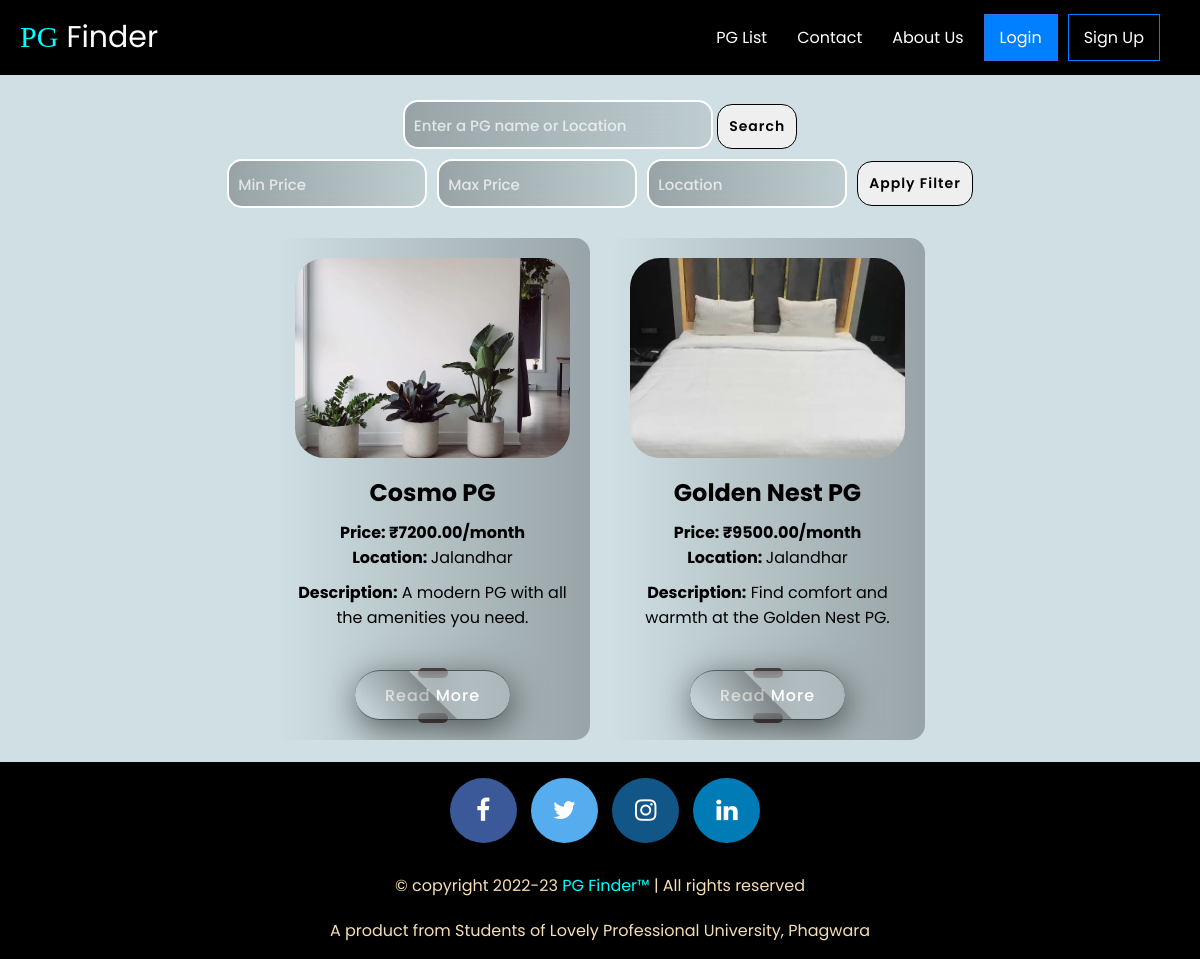
Page /pglist.php?location=Jalandhar on the committed database.
### tables this page shows
CREATE TABLE `pglist` (
  `id` int(11) NOT NULL,
  `name` varchar(255) NOT NULL,
  `price` decimal(10,2) NOT NULL,
  `location` varchar(255) NOT NULL,
  `description` text DEFAULT NULL,
  `image_url` varchar(255) DEFAULT NULL
);

### pglist.php (the view, shortened to what this page needs)
<!DOCTYPE html>
<html lang="en">
<head>
    <?php require "navbar.php" ?>
    <link rel="stylesheet" href="./pglist.css">
</head>
<body>
    <form method="GET">
        <input type="text" id="search" name="search" placeholder="Enter a PG name or Location">
        <input id="button" type="submit" value="Search">
    </form>
    <div class="filter">
        <div>
            <input type="number" id="minPrice" name="minPrice" placeholder="Min Price">
        </div>
        <div>
            <input type="number" id="maxPrice" name="maxPrice" placeholder="Max Price">
        </div>
        <div>
            <input type="text" id="location" name="location" placeholder="Location">
        </div>
        <button id="applyFilter" onclick="applyFilters()">Apply Filter</button>
    </div>
    <?php
    include 'dbconnect.php';
    function prepareData($conn, $data)
    {
        return mysqli_real_escape_string($conn, $data);
    }
    $sql = "SELECT * FROM pglist WHERE 1=1";
    if (!empty($_GET['location'])) {
        $locationQuery = prepareData($conn, $_GET['location']);
        $sql .= " AND location LIKE '%$locationQuery%'";
    }
    $result = $conn->query($sql);
    if ($result->num_rows > 0) {
        echo '<main>';
        while ($row = $result->fetch_assoc()) {
            echo '<div class="pg-card">';
            echo '<div class = "image-card">';
            echo '<img src="' . $row['image_url'] . '" alt="' . $row['name'] . '">';
            echo '</div>';
            echo '<h2>' . $row['name'] . '</h2>';
            echo '<p class="price">Price: ₹' . $row['price'] . '/month</p>';
            echo '<p class="location"><b>Location: </b>' . $row['location'] . '</p>';
            echo '<p class="desc"><b>Description:</b> ' . $row['description'] . '</p>';
            echo '<div class="read-more" onclick="openPopupteam()"><a href="#">Read More</a></div>';
            echo '</div>';
        }
        echo '</main>';
    } else {
        echo '<div class="center-div">';
        echo '<h3>No PG listings found.</h3>';
        echo '</div>';
    }
    ?>
    <?php require 'footer.php'; ?>
</body>
</html>

### navbar.css (style rules this page uses)
* { box-sizing: border-box; margin: 0px; font-family: "Poppins", sans-serif; padding: 0px; }
a { text-decoration: none; color: white; }

### pglist.css (style rules this page uses)
body { font-family: "Poppins", sans-serif; margin: 0; padding: 0; background-color: #8bb2bb69; background-repeat: no-repeat; background-size: cover; height: 100%; }
main { display: flex; flex-wrap: wrap; justify-content: center; gap: 20px; padding: 20px; }
.pg-card { background: linear-gradient(to left, rgba(0, 0, 0, 0.265), transparent); border-radius: 5px; width: 315px; padding: 20px; border-radius: 15px; text-align: center; overflow: hidden; transition: all 0.3s, box-shadow 0.3s; }
.pg-card::before { content: ""; position: absolute; top: 0; left: 0; width: 100%; height: 100%; background: linear-gradient(to right, rgba(187, 215, 222, 0.265), transparent); transform: scaleX(0); transform-origin: bottom right; z-index: -1; transition: transform 0.3s; }
.image-card { overflow: hidden; border-radius: 15px; }
.pg-card img { width: 100%; height: 200px; object-fit: cover; border-radius: 30px; transition: all 0.3s; }
.pg-card h2 { margin: 10px 0; }
.price { font-weight: bold; }
.desc { margin-top: 10px; height: 80px; }
form { text-align: center; margin: 100px 0 0 0; }
.pg-card .read-more { position: relative; width: 155px; height: 50px; margin: 10px 0 0 60px; }
.pg-card .read-more a { position: absolute; top: 0; left: 0; width: 100%; height: 100%; display: flex; justify-content: center; align-items: center; background-color: rgba(255, 255, 255, 0.05); box-shadow: 2px 8px 35px rgb(0 0 0 / 57%); border-top: 1px solid rgb(22 21 21 / 62%); border-bottom: 1px solid rgb(0 0 0 / 62%); border-radius: 30px; color: #fff; z-index: 1; font-weight: 500; letter-spacing: 1px; text-decoration: none; overflow: hidden; transition: 0.5s; backdrop-filter: blur(15px); }
.pg-card .read-more a::before { content: ''; position: absolute; top: 0; left: 0; width: 50%; height: 100%; background: linear-gradient(to left, rgba(0, 0, 0, 0.265), transparent); transform: skewX(45deg) translateX(0); transition: 0.5s; }
.pg-card .read-more::before { content: ''; position: absolute; left: 50%; transform: translateX(-50%); bottom: -5%; width: 30px; height: 10px; background: rgb(87, 75, 75); border-radius: 10px; transition: 0.5s; transition-delay: 0s; }
.pg-card .read-more::after { content: ''; position: absolute; left: 50%; transform: translateX(-50%); top: -5%; width: 30px; height: 10px; background: rgb(87, 75, 75); border-radius: 10px; transition: 0.5s; transition-delay: 0s; }
.pg-card .read-more::before, .pg-card .read-more::after { background: rgb(87, 75, 75); box-shadow: rgb(87, 75, 75), rgb(87, 75, 75), rgb(87, 75, 75), rgb(87, 75, 75); }
#button, #applyFilter { padding: 11px; border: 1px solid #000 !important; color: #000; font-size: 14px; letter-spacing: 1px; font-weight: 600; border-radius: 15px; cursor: pointer; border: none; backdrop-filter: blur(15px); transition: all 0.3s; }
#search { padding: 9px; width: 310px; border-radius: 15px; border: none; font-size: 18px; font-weight: 500; color: #fff; border: 2px solid #fff; backdrop-filter: blur(13px); background: linear-gradient(to right, rgba(0, 0, 0, 0.265), #00000014); }
::placeholder { color: #fff; opacity: 0.7; font-weight: 500; font-size: 15px; }
.filter { display: flex; justify-content: center; align-items: center; padding: 10px; gap: 10px; }
#minPrice, #maxPrice, #location { padding: 9px; width: 200px; border-radius: 15px; border: none; font-size: 18px; font-weight: 500; color: #fff; border: 2px solid #fff; backdrop-filter: blur(13px); background: linear-gradient(to right, rgba(0, 0, 0, 0.265), #00000014); }

### rows in the picture
pglist: image_url (picture), name "Cosmo PG", price "7200.00", location "Jalandhar", description "A modern PG with all the amenities you need."
pglist: image_url (picture), name "Golden Nest PG", price "9500.00", location "Jalandhar", description "Find comfort and warmth at the Golden Nest PG."
